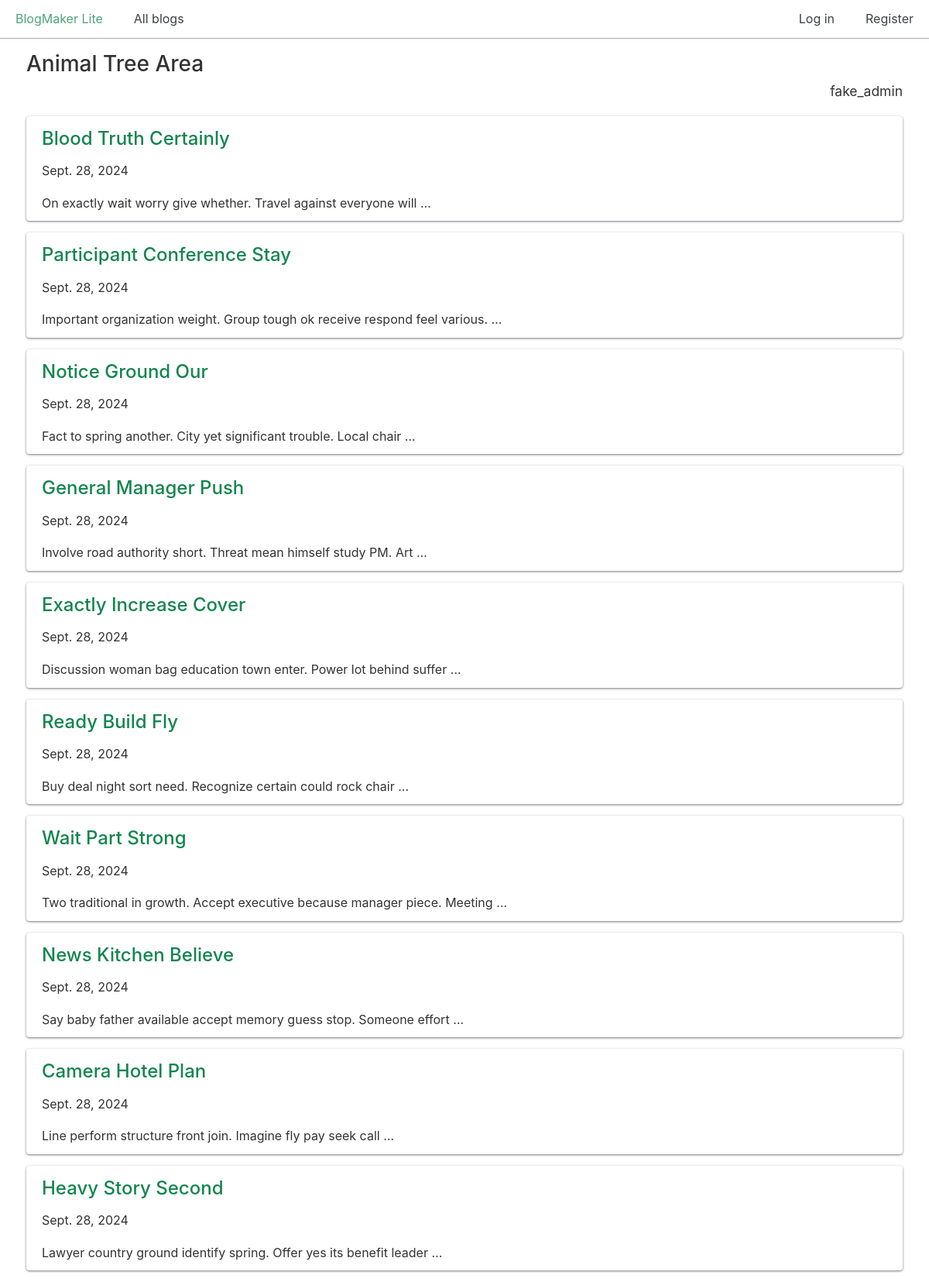
Page /blogs/3/ on the committed database.
### blogs/models.py (models this page shows, shortened)
class Blog(models.Model):
    title = models.CharField(max_length=200)
    description = models.TextField()
    date_added = models.DateTimeField(auto_now_add=True)
    owner = models.ForeignKey(User, on_delete=models.CASCADE) # many-to-one relationship

class BlogPost(models.Model):
    title = models.CharField(max_length=500)
    body = models.TextField()
    blog = models.ForeignKey(Blog, on_delete=models.CASCADE)
    date_added = models.DateTimeField(auto_now_add=True)

### blogs/views.py (the view)
# urls.py: path("blogs/<int:blog_id>/", views.blog, name="blog"),
def blog(request, blog_id):
    blog = Blog.objects.get(id=blog_id)
    posts = blog.blogpost_set.all()
    context = {
        "blog": blog,
        "posts": posts,
    }
    return render(request, "blogs/blog.html", context)

### blogs/templates/blogs/blog.html (shortened to what this page needs)
{% extends "blogs/base.html" %}
{% block content %}
  <h2>{{ blog.title }}</h2>
  <p class="text-right blog-owner">{{ blog.owner.username }}</p>
  {% for post in posts %}
    <div class="card">
      <header>
        <h3>
          <a href="{% url 'blogs:post' post.id %}">{{ post.title }}</a>
        </h3>
      </header>
      <p>{{ post.date_added|date:"DATE_FORMAT"}}</p>
      <p>{{ post.body|truncatewords:10 }}</p>
    </div>
  {% empty %}
    <h3>No posts have been written yet.</h3>
  {% endfor %}
{% endblock content %}

### css/chota.css (style rules this page uses)
:root { --bg-color: #fff; --bg-secondary-color: #f3f3f6; --color-primary: #14854f; --color-lightGrey: #d2d6dd; --color-grey: #747681; --color-darkGrey: #3f4144; --color-error: #d43939; --color-success: #28bd14; --grid-maxWidth: 120rem; --grid-gutter: 2rem; --font-size: 1.6rem; --font-color: #333; --font-family-sans: -apple-system, "BlinkMacSystemFont", "Avenir", "Avenir Next", "Segoe UI", "Roboto", "Oxygen", "Ubuntu", "Cantarell", "Fira Sans", "Droid Sans", "Helvetica Neue", sans-serif; --font-family-mono: monaco, "Consolas", "Lucida Console", monospace; }
html { -webkit-box-sizing: border-box; box-sizing: border-box; font-size: 62.5%; line-height: 1.15; -webkit-text-size-adjust: 100%; -moz-text-size-adjust: 100%; -ms-text-size-adjust: 100%; text-size-adjust: 100%; }
*, *::before, *::after { -webkit-box-sizing: inherit; box-sizing: inherit; }
body { background-color: var(--bg-color); line-height: 1.6; font-size: var(--font-size); color: var(--font-color); font-family: "Segoe UI", "Helvetica Neue", sans-serif; font-family: var(--font-family-sans); margin: 0; padding: 0; }
h1, h2, h3, h4, h5, h6 { font-weight: 500; margin: 0.35em 0 0.7em; }
h2 { font-size: 1.75em; }
h3 { font-size: 1.5em; }
a { color: var(--color-primary); text-decoration: none; }
p { margin-top: 0; }
::placeholder { color: #bdbfc4; }
.card { padding: 1rem 2rem; border-radius: 4px; background: var(--bg-color); -webkit-box-shadow: 0 1px 3px var(--color-grey); box-shadow: 0 1px 3px var(--color-grey); }
.card p:last-child { margin: 0; }
.card header > * { margin-top: 0; margin-bottom: 1rem; }
.text-right { text-align: right; }

### css/custom.css (style rules this page uses)
.card { margin-bottom: 15px; }
p.blog-owner { font-size: 1.75rem; margin-top: -20px; }

### rows in the picture
Blog: title "Animal Tree Area", owner.username "fake_admin"
BlogPost: title "Blood Truth Certainly", date_added "Sept. 28, 2024", body "On exactly wait worry give whether. Travel against everyone will …"
BlogPost: title "Participant Conference Stay", date_added "Sept. 28, 2024", body "Important organization weight. Group tough ok receive respond feel various. …"
BlogPost: title "Notice Ground Our", date_added "Sept. 28, 2024", body "Fact to spring another. City yet significant trouble. Local chair …"
BlogPost: title "General Manager Push", date_added "Sept. 28, 2024", body "Involve road authority short. Threat mean himself study PM. Art …"
BlogPost: title "Exactly Increase Cover", date_added "Sept. 28, 2024", body "Discussion woman bag education town enter. Power lot behind suffer …"
BlogPost: title "Ready Build Fly", date_added "Sept. 28, 2024", body "Buy deal night sort need. Recognize certain could rock chair …"
BlogPost: title "Wait Part Strong", date_added "Sept. 28, 2024", body "Two traditional in growth. Accept executive because manager piece. Meeting …"
BlogPost: title "News Kitchen Believe", date_added "Sept. 28, 2024", body "Say baby father available accept memory guess stop. Someone effort …"
BlogPost: title "Camera Hotel Plan", date_added "Sept. 28, 2024", body "Line perform structure front join. Imagine fly pay seek call …"
BlogPost: title "Heavy Story Second", date_added "Sept. 28, 2024", body "Lawyer country ground identify spring. Offer yes its benefit leader …"
